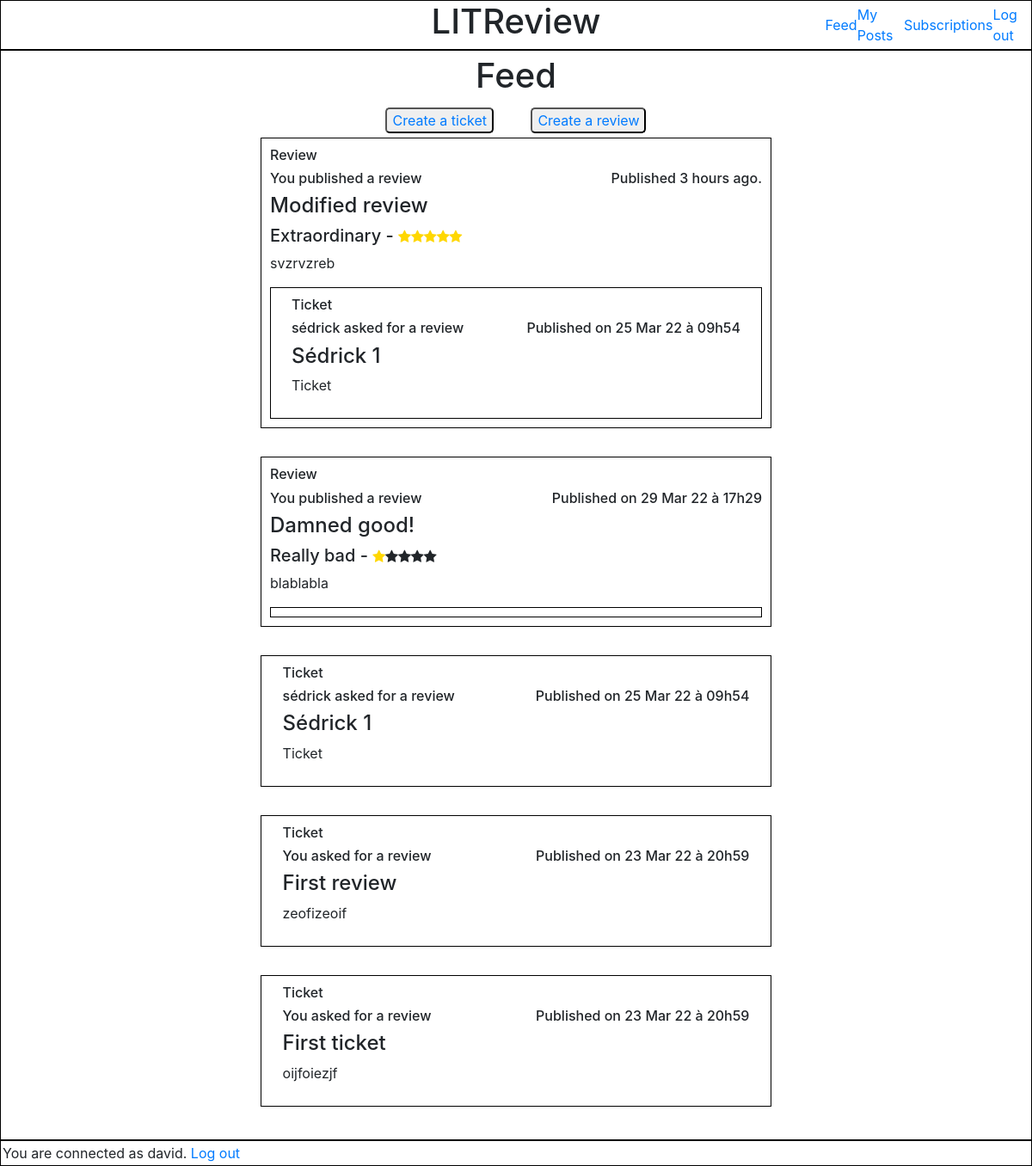
/home_page/ (signed in), run on an earlier commit of the app's database.
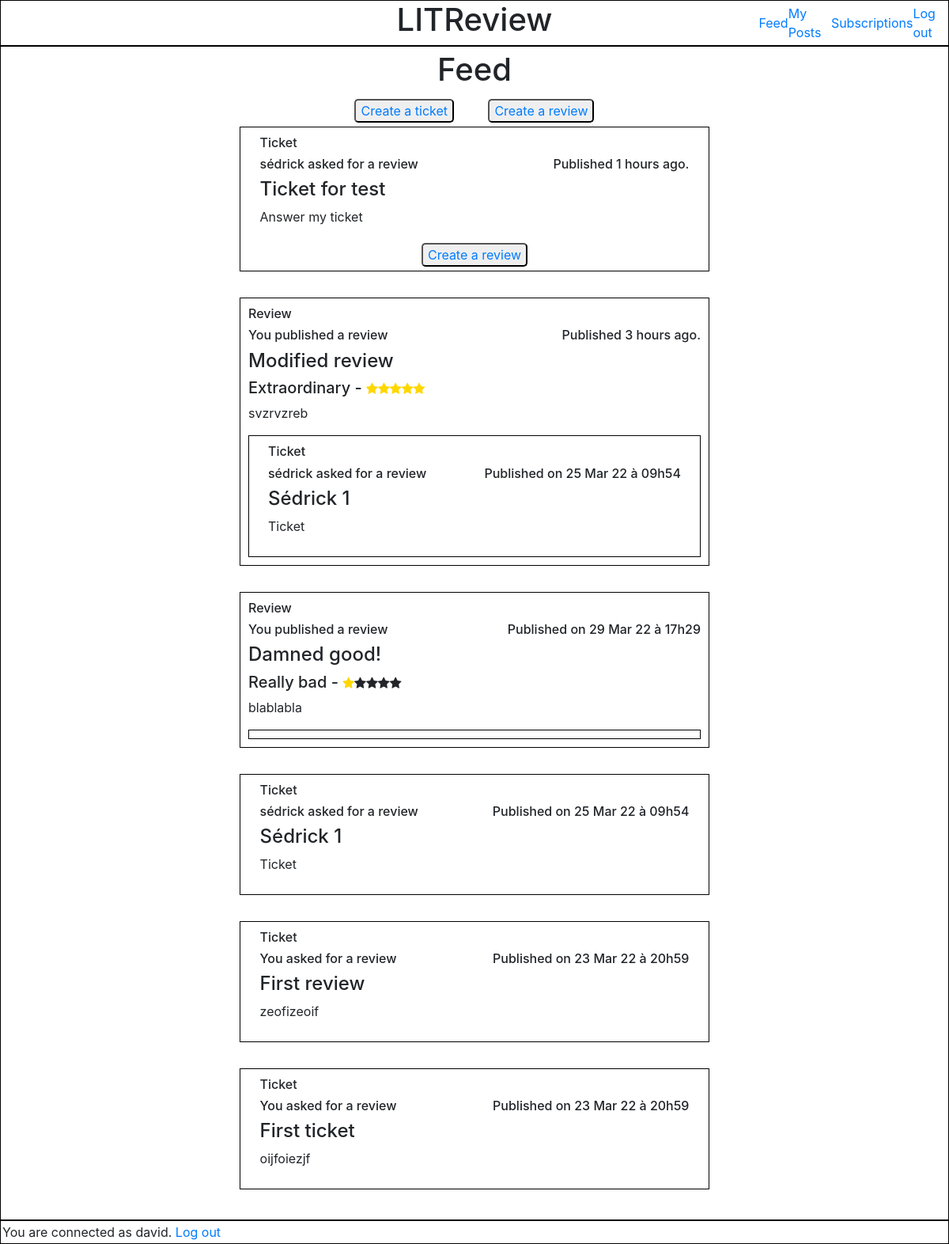
And on a later commit of the database.
### feedapp/models.py (models this page shows, shortened)
class Review(models.Model):
    ticket = models.ForeignKey(to=Ticket, null=True, on_delete=models.CASCADE)
    rating = models.PositiveSmallIntegerField(validators=[MinValueValidator(0), MaxValueValidator(5)])
    user = models.ForeignKey(settings.AUTH_USER_MODEL, on_delete=models.CASCADE)
    headline = models.CharField(max_length=128)
    body = models.TextField(max_length=8192)
    time_created = models.DateTimeField(auto_now_add=True)

class Ticket(models.Model):
    title = models.CharField(max_length=128)
    description = models.CharField(max_length=2048, blank=True)
    user = models.ForeignKey(settings.AUTH_USER_MODEL, on_delete=models.CASCADE)
    image = models.ImageField(null=True, blank=True)
    time_created = models.DateTimeField(auto_now_add=True)
    IMAGE_MAX_SIZE = (100, 100)

### authentication/models.py (models this page shows)
class User(AbstractUser):
    username = models.CharField(max_length=20, unique=True)
    USERNAME_FIELD = 'username'

### feedapp/views.py (the view)
# urls.py: path('home_page/', home_page, name='home_page'),
@login_required
def home_page(request):
    follower = models.UserFollows.objects.filter(user=request.user).values('followed_user')
    tickets = models.Ticket.objects.filter(Q(user=request.user) | Q(user__in=follower))
    reviews = models.Review.objects.filter(Q(user=request.user) | Q(user__in=follower) |
                                           Q(ticket__in=tickets))
    tickets = tickets.annotate(content_type=Value('TICKET', CharField()))
    reviews = reviews.annotate(content_type=Value('REVIEW', CharField()))
    posts = sorted(chain(tickets, reviews), key=lambda post: post.time_created, reverse=True)
    return render(request, 'feedapp/home_page.html', context={'posts': posts})

### feedapp/templatetags/feedapp_extras.py (called while the page is built)
@register.filter
def ticket_has_review(value):
    test_existing_reviews = False
    review = models.Review.objects.filter(ticket=value)
    if review:
        test_existing_reviews = True
    return test_existing_reviews

@register.filter
def get_posted_at_display(posted_at):
    seconds_ago = (timezone.now() - posted_at).total_seconds()
    if seconds_ago <= HOUR:
        return f'Published {int(seconds_ago // MINUTE)} minutes ago.'
    elif seconds_ago <= DAY:
        return f'Published {int(seconds_ago // HOUR)} hours ago.'
    return f'Published on {posted_at.strftime("%d %b %y à %Hh%M")}'

@register.simple_tag(takes_context=True)
def get_poster_display(context, user):
    if user == context['user']:
        return 'You'
    return user.username

### feedapp/templates/feedapp/home_page.html (shortened to what this page needs)
{% extends 'base.html' %}
{% load static %}
{% load feedapp_extras %}
    {% block content %}
    <div class="main_content">
        <h1>Feed</h1>
            <div class="main_content_buttons">
                <button type="button" class="button_review_ticket"><a href="{% url 'create_ticket' %}">Create a ticket</a></button>
                <button type="button" class="button_review_ticket"><a href="{% url 'create_review' %}">Create a review</a></button>
            </div>
            {% for post in posts %}
                {% if post.content_type == 'TICKET' %}
                <div class="ticket_area">
                    {% include 'feedapp/partials/ticket_snippet.html' with ticket=post %}
                            {% if post|ticket_has_review == False and post.user != user %}
                                <button type="button" class="button_review_ticket"><a href="{% url 'answer_ticket' post.id %}">Create a review</a></button>
                            {% endif %}
                </div>
                {% elif post.content_type == 'REVIEW' %}
                <div class="review_area">
                    {% include 'feedapp/partials/review_snippet.html' with review=post %}
                </div>
                {% endif %}
            {% endfor %}
    </div>
    {% endblock content %}

### feedapp/templates/feedapp/partials/ticket_snippet.html (shortened to what this page needs)
{% load static %}
{% load feedapp_extras %}
<div class="ticket">
    <h6>Ticket</h6>
    <div class="ticket_info">
        <h6>{% get_poster_display ticket.user %} asked for a review</h6>
        <h6>{{ ticket.time_created|get_posted_at_display }}</h6>
    </div>
    <h4>{{ ticket.title }}</h4>
    <p>{{ ticket.description }}</p>
</div>

### feedapp/templates/feedapp/partials/review_snippet.html (shortened to what this page needs)
{% load static %}
{% load feedapp_extras %}
<div class="review">
    <h6>Review</h6>
    <div class="review_info">
        <h6>{% get_poster_display review.user%} published a review</h6>
        <h6>{{ review.time_created|get_posted_at_display }}</h6>
    </div>
    <h4>{{ review.headline }}</h4>
    <div class="review_rating">
        {% if review.rating == 5 %}
            <h5>Extraordinary -&nbsp </h5>
            <i class="fa fa-star checked"></i>
            <i class="fa fa-star checked"></i>
            <i class="fa fa-star checked"></i>
            <i class="fa fa-star checked"></i>
            <i class="fa fa-star checked"></i>
        {% elif review.rating == 1 %}
            <h5>Really bad -&nbsp </h5>
            <i class="fa fa-star checked"></i>
            <i class="fa fa-star"></i>
            <i class="fa fa-star"></i>
            <i class="fa fa-star"></i>
            <i class="fa fa-star"></i>
        {% endif %}
    </div>
    <p>{{ review.body }}</p>
    <div class="ticket_area">
        {% if review.ticket %}
            {% include 'feedapp/partials/ticket_snippet.html' with ticket=review.ticket %}
        {% endif %}
    </div>
</div>

What changed in the data, as far as the page shows it:
added Ticket: user.username "sédrick", time_created|get_posted_at_display "Published 1 hours ago.", title "Ticket for test", description "Answer my ticket", shows "Create a review"
